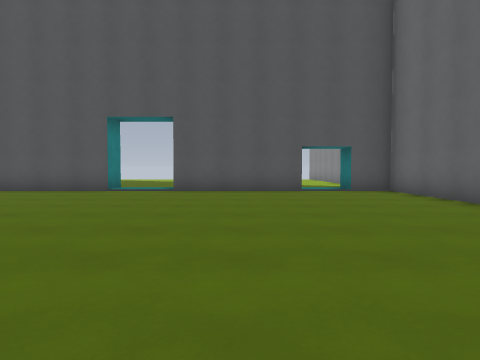
[1] (above)

19 first-person views from a walk through a 3-D level made in the Godot game engine. The camera is 1.2 m above the floor, tilts 2° down and sees 75° across. The floor is counted in squares, 1.8 m on a side. Each view is taken from the middle of a square. On the plan, view 1 faces up. The plan holds only what a view shows up to about 10 squares ahead; the rest is blank. The place goes on beyond the plan. Door leaves are left out where a doorway can be walked through. Surface patterns are stand-ins for the level's own textures.

[2]
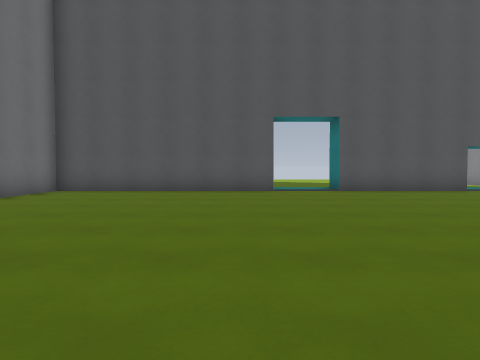

[3]
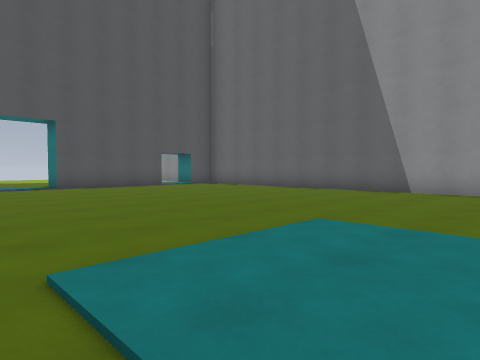

[4]
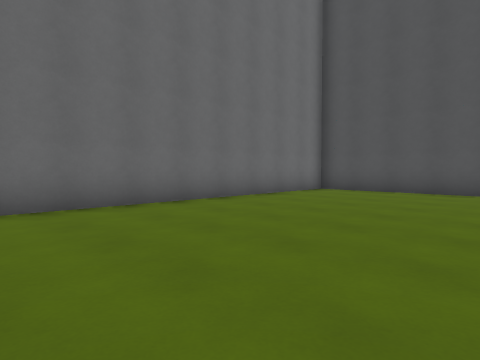

[5]
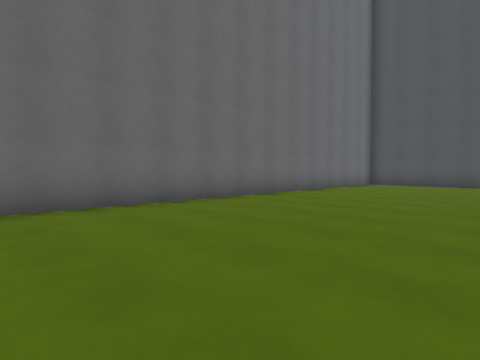

[6]
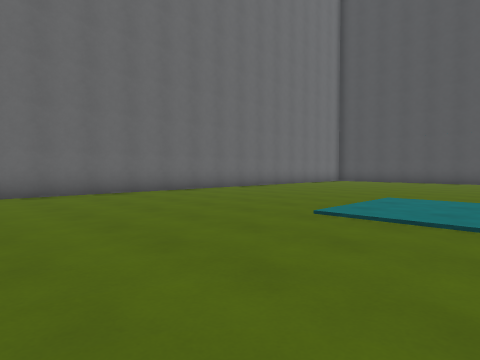

[7]
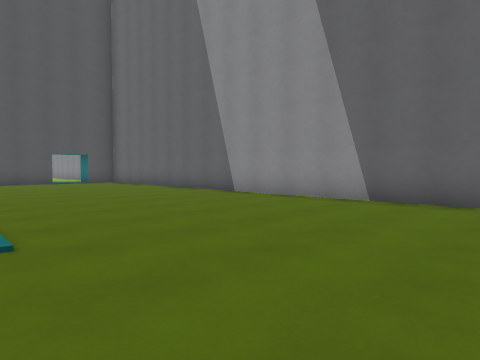

[8]
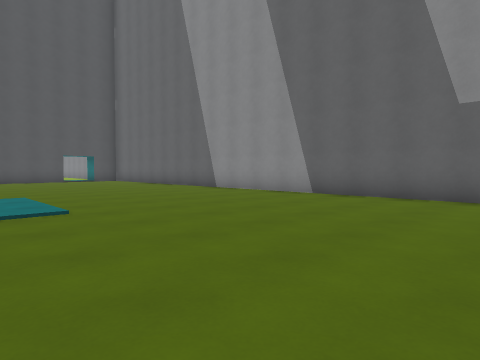

[9]
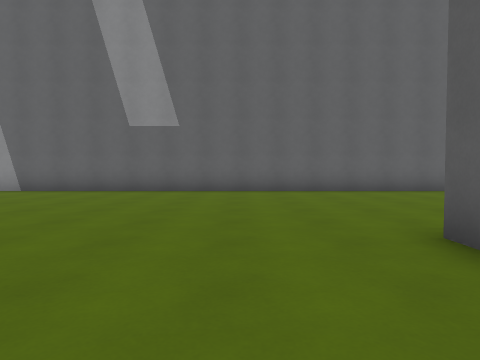

[10]
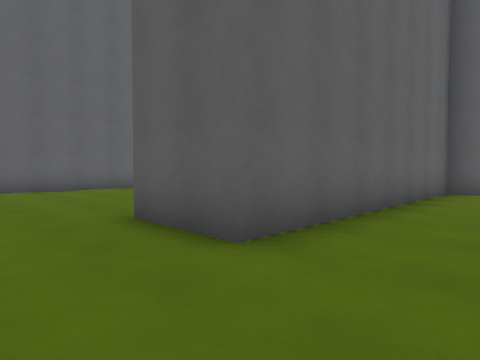

[11]
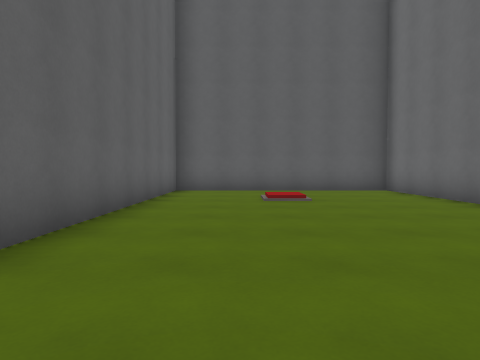

[12]
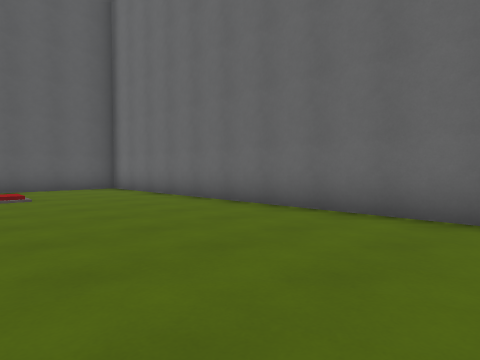

[13]
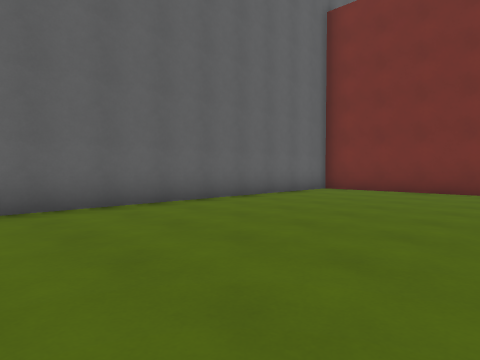

[14]
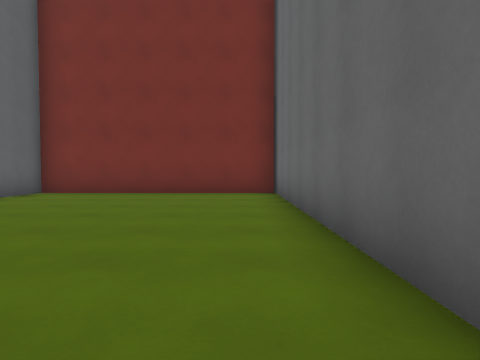

[15]
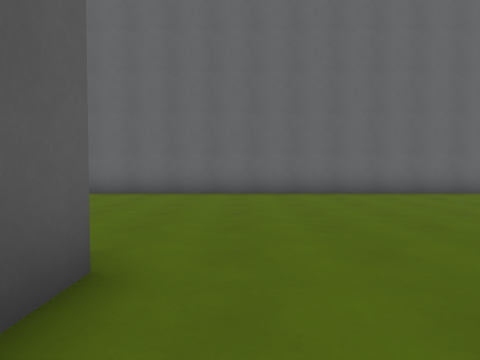

[16]
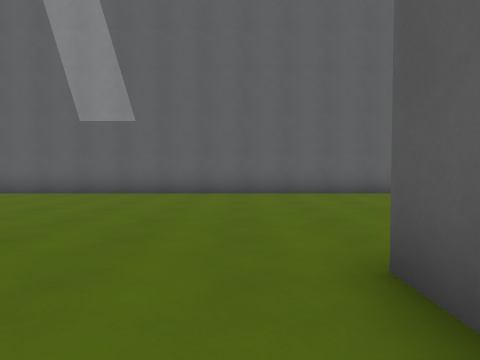

[17]
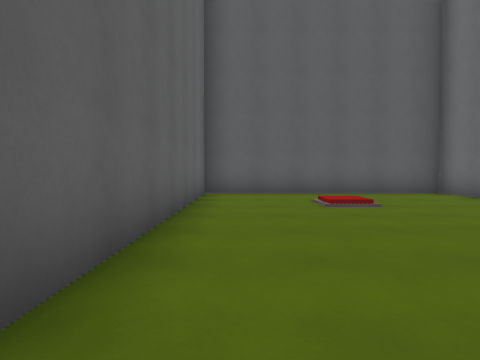

[18]
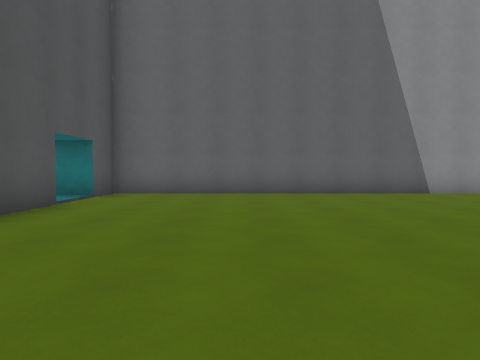

[19]
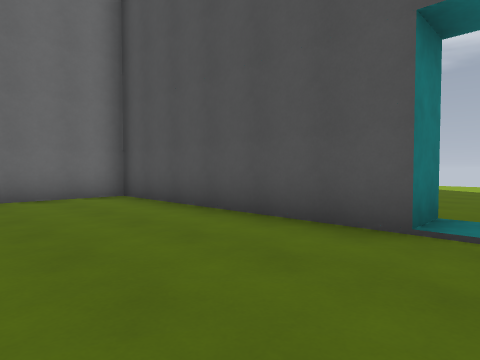

### Floor plan
Points are (right, up) in squares from view 1. A wall is a line through its corners. A room is listed if a view was taken in it or the views show most of it. See-through windows are left out.
Room 1 (views 1, 2, 3, 4, 5, 6, 7, 8, 9, 10, 11, 12, 13, 14, 15, 16, 17, 18, 19)
walls: (-2, -12.2) (-2, -19.7) (4.6, -19.7) (4.6, 9.5) (3.4, 9.5); (-4, 9.5) (-10.6, 9.5) (-10.6, -19.7) (-4, -19.7) (-4, -12) (-1.9, -12); (2, 9.5) (-2, 9.5)
ways out: open door at (-3, 9.5); open door at (2.5, 9.5)

Where each view was taken, in squares from view 1:
view 1: 0 up, 0 right, facing up
view 2: 0 up, 5 left, facing up
view 3: 2 down, 5 left, facing up-right
view 4: 0 up, 5 left, facing up-left
view 5: 4 down, 5 left, facing up-left
view 6: 7 down, 2 left, facing up-left
view 7: 6 down, 2 left, facing up-right
view 8: 8 down, 3 left, facing up-right
view 9: 10 down, 5 left, facing right
view 10: 10 down, 6 left, facing down-right
view 11: 10 down, 6 left, facing down
view 12: 9 down, 6 left, facing down-left
view 13: 10 down, 1 left, facing down-right
view 14: 11 down, 1 left, facing down
view 15: 11 down, 2 left, facing left
view 16: 11 down, 4 left, facing right
view 17: 11 down, 5 left, facing down
view 18: 6 up, 4 left, facing right
view 19: 6 up, 3 left, facing up-left
